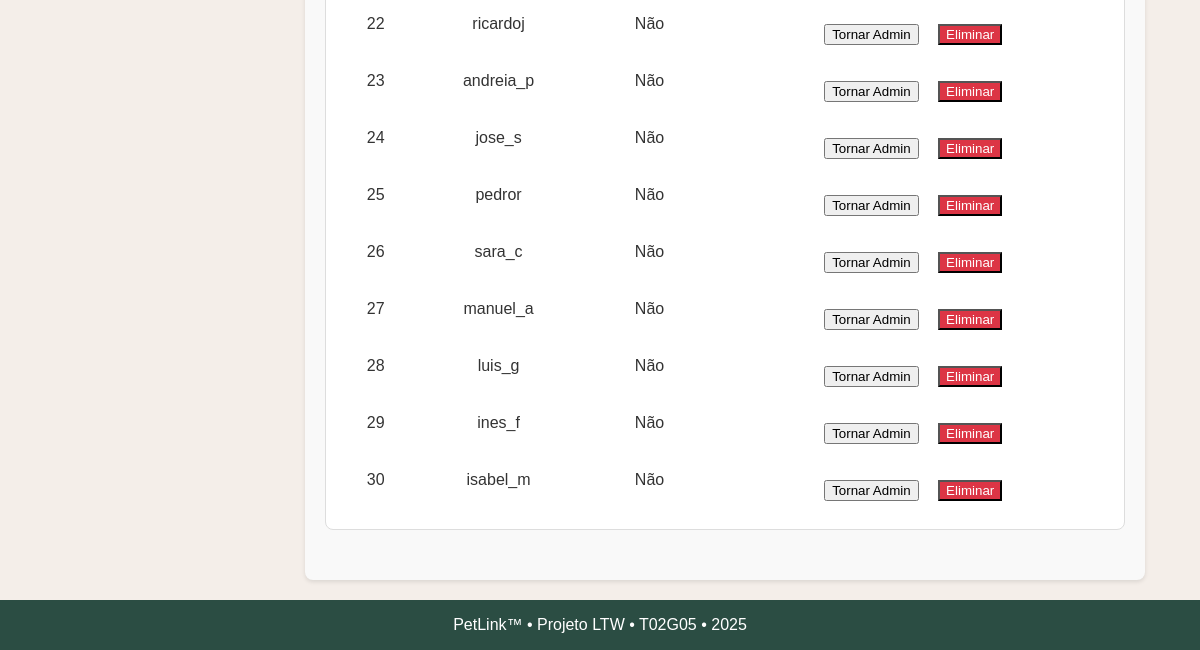
The page /pages/admin.php (signed in, lower part) on the database as committed earlier.
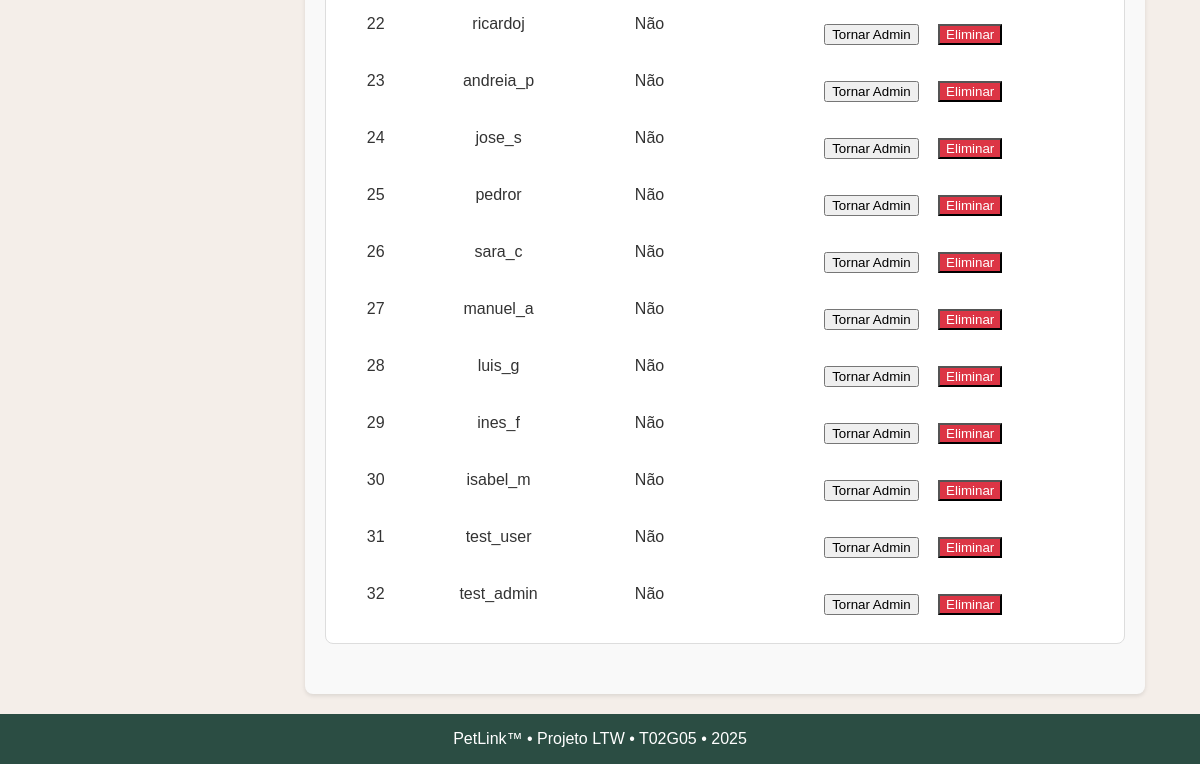
The same page on the database as committed later.
### tables this page shows
CREATE TABLE Users (
    user_id         INTEGER PRIMARY KEY AUTOINCREMENT,
    is_admin        BOOLEAN DEFAULT FALSE,
    username        TEXT UNIQUE NOT NULL,
    email           TEXT UNIQUE NOT NULL,
    password_hash   TEXT NOT NULL,
    name            TEXT NOT NULL,
    photo_id        INTEGER,
    phone           TEXT,
    district        TEXT NOT NULL,
    created_at      TIMESTAMP DEFAULT CURRENT_TIMESTAMP,
    user_description TEXT DEFAULT '', -- <-- add this line

    FOREIGN KEY (photo_id) REFERENCES Media(media_id) ON DELETE CASCADE
);

### database/users.class.php (called while the page is built, shortened)
<?php
class User {
    public static function getAllUsers(PDO $db): array {
        $stmt = $db->prepare('SELECT user_id, username, name, is_admin FROM users');
        $stmt->execute();
        return $stmt->fetchAll(PDO::FETCH_ASSOC);
    }
}

### templates/adminUserTab.php (the view, shortened to what this page needs)
<?php
require_once(__DIR__.'/../database/connection.db.php');
require_once(__DIR__.'/../database/users.class.php');
require_once(__DIR__.'/../templates/admin.php');
require_once(__DIR__.'/../templates/layout.php');
$db = getDatabaseConnection();
$users = User::getAllUsers($db);
?>
<section class="admin-section">
    <?php if (empty($users)): ?>
        <p>Nenhum utilizador encontrado.</p>
    <?php else: ?>
        <table>
            <tbody>
                <?php foreach ($users as $user): ?>
                    <tr>
                        <td style="text-align:center"><?= htmlspecialchars((string)$user['user_id']) ?></td>
                        <td><?= htmlspecialchars($user['username']) ?></td>
                        <td><?= ((int)$user['is_admin'] === 1) ? 'Sim' : 'Não' ?></td>
                        <td>
                            <?php if ((int)$user['user_id'] !== (int)$_SESSION['user_id']): ?>
                                <form action="/actions/action_elevateUser.php" method="post" class="admin-action-form">
                                    <button type="submit" name="action" value="toggle_admin">
                                        <?= ((int)$user['is_admin'] === 1) ? 'Remover Admin' : 'Tornar Admin' ?>
                                    </button>
                                </form>
                                <form action="/actions/action_deleteUser.php" method="post" class="admin-action-form" onsubmit="return confirm('Tem a certeza que quer eliminar este utilizador?');">
                                    <button type="submit" name="action" value="delete_user" style="background-color: #dc3545; color: white;">Eliminar</button>
                                </form>
                            <?php else: ?>
                                (Eu)
                            <?php endif; ?>
                        </td>
                    </tr>
                <?php endforeach; ?>
            </tbody>
        </table>
    <?php endif; ?>
</section>

### templates/layout.php (shortened to what this page needs)
<?php
require_once(__DIR__ . '/../database/connection.db.php');
require_once(__DIR__ . '/../database/users.class.php');
?>
<?php function drawHeader() { global $isLoggedIn, $isAdmin, $hasUnreadMessages; ?>
  <!DOCTYPE html>
  <html>
  <head>
      <link rel="stylesheet" href="/stylesheets/style.css">
      <link rel='stylesheet' href='https://cdn-uicons.flaticon.com/2.6.0/uicons-regular-rounded/css/uicons-regular-rounded.css'>
    </head>
  <body>
<?php } ?>
<?php function drawFooter() { ?>
    <footer>
      PetLink™ • Projeto LTW • T02G05 • 2025
    </footer>
  </body>
  </html>
<?php } ?>

### pages/admin.php (shortened to what this page needs)
<?php
require_once(__DIR__.'/../database/connection.db.php');
require_once(__DIR__.'/../database/users.class.php');
require_once(__DIR__.'/../templates/admin.php');
require_once(__DIR__.'/../templates/layout.php');
$db = getDatabaseConnection();
$users = User::getAllUsers($db);
$animalTypes = Animal_type::getAnimalSpecies($db);
$services = Service::getAllServices($db);
$currentTab = $_GET['tab'] ?? 'users';
$overview = [
    'total_users' => count($users),
    'total_animals' => count($animalTypes),
    'total_services' => count($services),
    'recent_activity' => [],
];
drawHeader();
?>
<body>
    <div class="main-layout" style="display: flex;">
        <main class="content" >
            <?php drawAdminPanel($currentTab, $users, $animalTypes, $services, $overview); ?>
        </main>
    </div>
</body>
<?php
drawFooter();
?>

### templates/admin.php (shortened to what this page needs)
<?php
function drawAdminPanel(string $currentTab, array $users, array $animalTypes, array $services ,array $overview): void { ?>
    <section class="admin-panel">
        <?php switch ($currentTab):
            case 'users':
                include __DIR__ . '/adminUserTab.php';
                break; ?>
            <?php break; ?>
        <?php endswitch; ?>
        </section>
<?php } ?>

### stylesheets/style.css (style rules this page uses)
html { overflow-y: scroll; height: 100%; margin: 0; display: flex; flex-direction: column; }
body { font-family: sans-serif; margin: 0; padding: 0; background-color: #f4eee9; color: #333; height: 100%; display: flex; flex-direction: column; }
footer { grid-area: footer; background-color: #2b4d43; padding: 1em; color: white; text-align: center; }
button[type="submit"] { margin-top: 1.5em; }
main { flex: 1; }
.admin-panel { padding: 20px; max-width: 800px; margin: 20px auto; background-color: #f9f9f9; border-radius: 8px; box-shadow: 0 2px 4px rgba(0, 0, 0, 0.1); }
.admin-section { margin-bottom: 30px; padding: 20px; border: 1px solid #ddd; border-radius: 8px; background-color: #fff; }
.admin-section table { width: 100%; border-collapse: collapse; margin-top: 15px; }
.admin-action-form { display: inline-block; margin-left: 15px; }

Rows that differ between the two databases and show on the page:
added users: user_id "31", username "test_user", is_admin "Não"
added users: user_id "32", username "test_admin", is_admin "Não"
